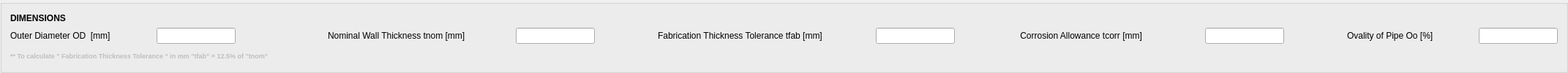
        <widget class="QGroupBox" name="dimensionsBox">
         <property name="title">
          <string/>
         </property>
         <property name="flat">
          <bool>true</bool>
         </property>
         <layout class="QGridLayout" name="gridLayout_6">
          <item row="1" column="0" colspan="2">
           <layout class="QHBoxLayout" name="horizontalLayout_4">
            <item>
             <layout class="QHBoxLayout" name="horizontalLayout_5">
              <item>
               <widget class="QLabel" name="OD_label">
                <property name="styleSheet">
                 <string notr="true">selection-background-color: rgb(32, 47, 255);</string>
                </property>
                <property name="text">
                 <string>Outer Diameter OD  [mm]     </string>
                </property>
               </widget>
              </item>
              <item>
               <spacer name="horizontalSpacer_6">
                <property name="orientation">
                 <enum>Qt::Horizontal</enum>
                </property>
                <property name="sizeHint" stdset="0">
                 <size>
                  <width>40</width>
                  <height>20</height>
                 </size>
                </property>
               </spacer>
              </item>
              <item>
               <widget class="QLineEdit" name="OD_lineEdit"/>
              </item>
             </layout>
            </item>
            <item>
             <spacer name="horizontalSpacer_62">
              <property name="orientation">
               <enum>Qt::Horizontal</enum>
              </property>
              <property name="sizeType">
               <enum>QSizePolicy::MinimumExpanding</enum>
              </property>
              <property name="sizeHint" stdset="0">
               <size>
                <width>40</width>
                <height>20</height>
               </size>
              </property>
             </spacer>
            </item>
            <item>
             <layout class="QHBoxLayout" name="horizontalLayout_6">
              <item>
               <spacer name="horizontalSpacer_60">
                <property name="orientation">
                 <enum>Qt::Horizontal</enum>
                </property>
                <property name="sizeHint" stdset="0">
                 <size>
                  <width>40</width>
                  <height>20</height>
                 </size>
                </property>
               </spacer>
              </item>
              <item>
               <spacer name="horizontalSpacer_13">
                <property name="orientation">
                 <enum>Qt::Horizontal</enum>
                </property>
                <property name="sizeHint" stdset="0">
                 <size>
                  <width>40</width>
                  <height>20</height>
                 </size>
                </property>
               </spacer>
              </item>
              <item>
               <widget class="QLabel" name="tnom_label">
                <property name="styleSheet">
                 <string notr="true">selection-background-color: rgb(32, 47, 255);</string>
                </property>
                <property name="text">
                 <string>Nominal Wall Thickness tnom [mm]       </string>
                </property>
               </widget>
              </item>
              <item>
               <spacer name="horizontalSpacer_7">
                <property name="orientation">
                 <enum>Qt::Horizontal</enum>
                </property>
                <property name="sizeHint" stdset="0">
                 <size>
                  <width>40</width>
                  <height>20</height>
                 </size>
                </property>
               </spacer>
              </item>
              <item>
               <widget class="QLineEdit" name="tnom_lineEdit"/>
              </item>
             </layout>
            </item>
            <item>
             <spacer name="horizontalSpacer_14">
              <property name="orientation">
               <enum>Qt::Horizontal</enum>
              </property>
              <property name="sizeHint" stdset="0">
               <size>
                <width>40</width>
                <height>20</height>
               </size>
              </property>
             </spacer>
            </item>
            <item>
             <spacer name="horizontalSpacer_61">
              <property name="orientation">
               <enum>Qt::Horizontal</enum>
              </property>
              <property name="sizeType">
               <enum>QSizePolicy::MinimumExpanding</enum>
              </property>
              <property name="sizeHint" stdset="0">
               <size>
                <width>40</width>
                <height>20</height>
               </size>
              </property>
             </spacer>
            </item>
            <item>
             <layout class="QHBoxLayout" name="horizontalLayout_7">
              <item>
               <widget class="QLabel" name="tfab_label">
                <property name="styleSheet">
                 <string notr="true">selection-background-color: rgb(32, 47, 255);</string>
                </property>
                <property name="text">
                 <string>Fabrication Thickness Tolerance tfab [mm]        </string>
                </property>
               </widget>
              </item>
              <item>
               <spacer name="horizontalSpacer_8">
                <property name="orientation">
                 <enum>Qt::Horizontal</enum>
                </property>
                <property name="sizeHint" stdset="0">
                 <size>
                  <width>40</width>
                  <height>20</height>
                 </size>
                </property>
               </spacer>
              </item>
              <item>
               <widget class="QLineEdit" name="tfab_lineEdit"/>
              </item>
             </layout>
            </item>
            <item>
             <spacer name="horizontalSpacer_63">
              <property name="orientation">
               <enum>Qt::Horizontal</enum>
              </property>
              <property name="sizeType">
               <enum>QSizePolicy::Expanding</enum>
              </property>
              <property name="sizeHint" stdset="0">
               <size>
                <width>40</width>
                <height>20</height>
               </size>
              </property>
             </spacer>
            </item>
            <item>
             <layout class="QHBoxLayout" name="horizontalLayout_8">
              <item>
               <spacer name="horizontalSpacer_15">
                <property name="orientation">
                 <enum>Qt::Horizontal</enum>
                </property>
                <property name="sizeHint" stdset="0">
                 <size>
                  <width>40</width>
                  <height>20</height>
                 </size>
                </property>
               </spacer>
              </item>
              <item>
               <widget class="QLabel" name="tcorr_label">
                <property name="styleSheet">
                 <string notr="true">selection-background-color: rgb(32, 47, 255);</string>
                </property>
                <property name="text">
                 <string> Corrosion Allowance tcorr [mm]            </string>
                </property>
               </widget>
              </item>
              <item>
               <spacer name="horizontalSpacer_9">
                <property name="orientation">
                 <enum>Qt::Horizontal</enum>
                </property>
                <property name="sizeHint" stdset="0">
                 <size>
                  <width>40</width>
                  <height>20</height>
                 </size>
                </property>
               </spacer>
              </item>
              <item>
               <widget class="QLineEdit" name="tcorr_lineEdit"/>
              </item>
             </layout>
            </item>
            <item>
             <spacer name="horizontalSpacer_64">
              <property name="orientation">
               <enum>Qt::Horizontal</enum>
              </property>
              <property name="sizeType">
               <enum>QSizePolicy::Expanding</enum>
              </property>
              <property name="sizeHint" stdset="0">
               <size>
                <width>40</width>
                <height>20</height>
               </size>
              </property>
             </spacer>
            </item>
            <item>
             <spacer name="horizontalSpacer_16">
              <property name="orientation">
               <enum>Qt::Horizontal</enum>
              </property>
              <property name="sizeHint" stdset="0">
               <size>
                <width>40</width>
                <height>20</height>
               </size>
              </property>
             </spacer>
            </item>
            <item>
             <layout class="QHBoxLayout" name="horizontalLayout_9">
              <item>
               <widget class="QLabel" name="Oo_label">
                <property name="styleSheet">
                 <string notr="true">selection-background-color: rgb(32, 47, 255);</string>
                </property>
                <property name="text">
                 <string>Ovality of Pipe Oo [%]     </string>
                </property>
               </widget>
              </item>
              <item>
               <spacer name="horizontalSpacer_10">
                <property name="orientation">
                 <enum>Qt::Horizontal</enum>
                </property>
                <property name="sizeHint" stdset="0">
                 <size>
                  <width>40</width>
                  <height>20</height>
                 </size>
                </property>
               </spacer>
              </item>
              <item>
               <widget class="QLineEdit" name="Oo_lineEdit"/>
              </item>
             </layout>
            </item>
           </layout>
          </item>
          <item row="2" column="1">
           <spacer name="horizontalSpacer_11">
            <property name="orientation">
             <enum>Qt::Horizontal</enum>
            </property>
            <property name="sizeHint" stdset="0">
             <size>
              <width>688</width>
              <height>20</height>
             </size>
            </property>
           </spacer>
          </item>
          <item row="2" column="0">
           <widget class="QLabel" name="note_position">
            <property name="enabled">
             <bool>false</bool>
            </property>
            <property name="font">
             <font>
              <pointsize>7</pointsize>
              <weight>75</weight>
              <bold>true</bold>
             </font>
            </property>
            <property name="text">
             <string>** To calculate &quot; Fabrication Thickness Tolerance &quot; in mm &quot;tfab&quot; = 12.5% of &quot;tnom&quot;</string>
            </property>
           </widget>
          </item>
          <item row="0" column="0">
           <widget class="QLabel" name="dimension_label">
            <property name="font">
             <font>
              <weight>75</weight>
              <bold>true</bold>
             </font>
            </property>
            <property name="text">
             <string>DIMENSIONS</string>
            </property>
           </widget>
          </item>
         </layout>
        </widget>
